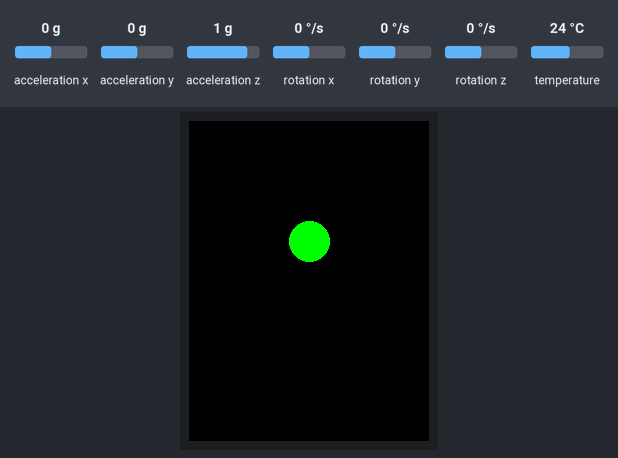
Bench run of a sketch on a simulated ESP32. Parts: 240×320 colour display. The test bench sets the inputs (shaded band); at power-on: acceleration x 0 g, acceleration y 0 g, acceleration z 1 g, rotation x 0 °/s, rotation y 0 °/s, rotation z 0 °/s, temperature 24 °C.

Above: at 2.4 s.
2.5 s: acceleration x set to -1.4 g
At 3.3 s:
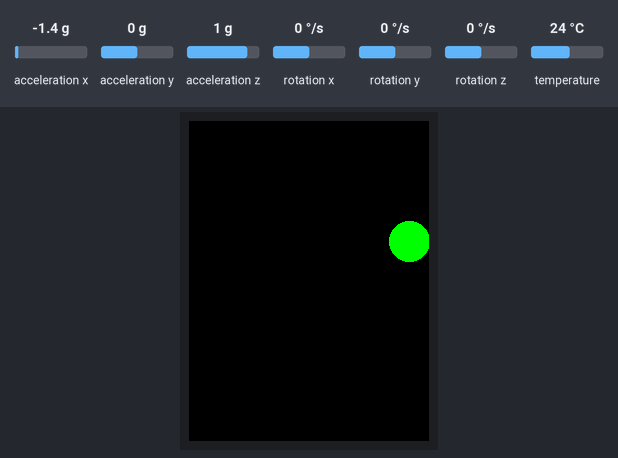
4.3 s: acceleration y set to -1.4 g
At 5.1 s:
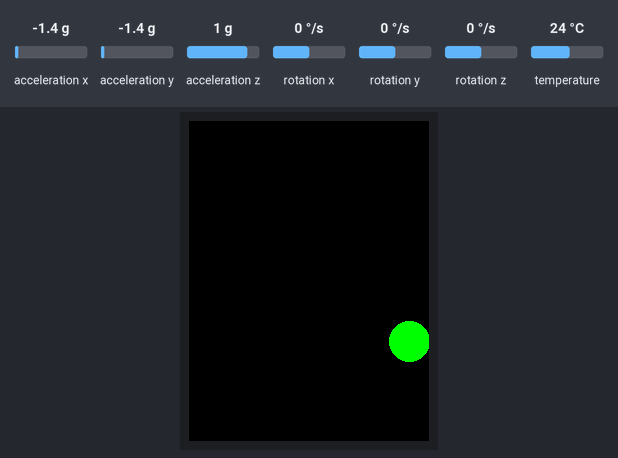
6.1 s: acceleration x set to 0.8 g
At 7.2 s:
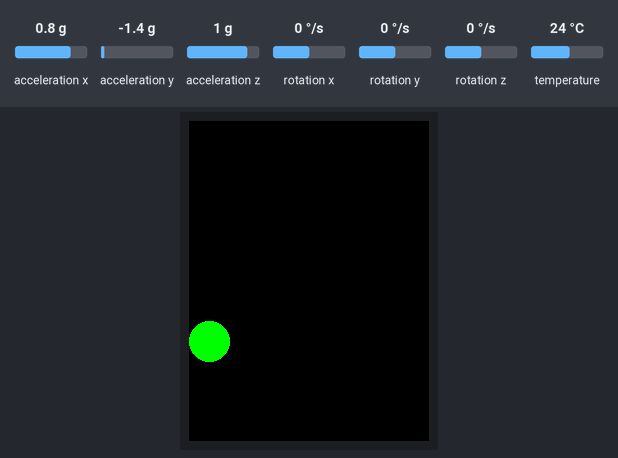
7.9 s: acceleration y set to 0.8 g
At 9.2 s:
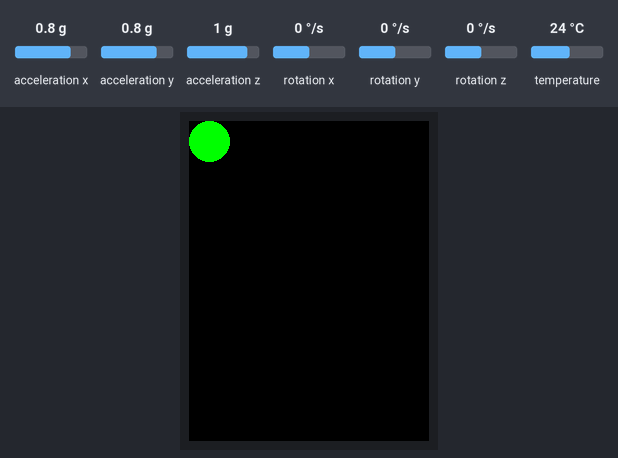
Timing chart, 0 to 10.9 s (numbered marks = the images above; inputs shaded):
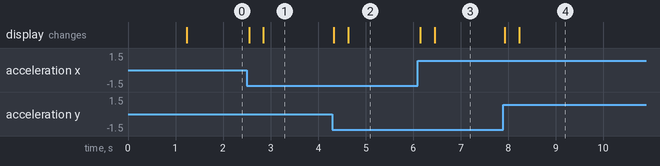

The sketch:

Code.ino
```cpp
#include <Wire.h>
#include <TFT_eSPI.h>
#include <Adafruit_MPU6050.h>
#include <Adafruit_Sensor.h>

TFT_eSPI tft = TFT_eSPI();
Adafruit_MPU6050 mpu;

// Posisi bola (pakai float biar halus)
float ballX = 120;
float ballY = 120;
int radius = 20;

// Simpan nilai offset (kalibrasi awal)
float offsetX = 0;
float offsetY = 0;

// Simpan posisi bola lama (buat hapus tanpa clear full screen)
int lastX, lastY;

void setup() {
  Serial.begin(115200);

  // Init TFT
  tft.init();
  tft.setRotation(0);
  tft.fillScreen(TFT_BLACK);

  // Init MPU6050
  if (!mpu.begin()) {
    Serial.println("MPU6050 not found!");
    while (1);
  }
  mpu.setAccelerometerRange(MPU6050_RANGE_4_G);
  mpu.setGyroRange(MPU6050_RANGE_500_DEG);
  mpu.setFilterBandwidth(MPU6050_BAND_21_HZ);

  delay(1000);

  // Kalibrasi awal → ambil nilai rata-rata saat diam
  sensors_event_t a, g, temp;
  mpu.getEvent(&a, &g, &temp);
  offsetX = a.acceleration.x;
  offsetY = a.acceleration.y;

  // Gambar bola awal
  tft.fillCircle((int)ballX, (int)ballY, radius, TFT_GREEN);
  lastX = ballX;
  lastY = ballY;
}

void loop() {
  sensors_event_t a, g, temp;
  mpu.getEvent(&a, &g, &temp);

  // Ambil nilai yang sudah dikalibrasi
  float ax = a.acceleration.x - offsetX;
  float ay = a.acceleration.y - offsetY;

  // Update posisi bola (lebih responsif → kalikan lebih besar)
  ballX += (-ax * 2.5);   // arah kiri/kanan (dibalik)
  ballY += (-ay * 2.5);   // arah atas/bawah

  // Batasi agar bola tidak keluar layar
  if (ballX < radius) ballX = radius;
  if (ballX > 240 - radius) ballX = 240 - radius;
  if (ballY < radius) ballY = radius;
  if (ballY > 240 - radius) ballY = 240 - radius;

  // Hapus bola lama (gambar lingkaran hitam di posisi lama)
  tft.fillCircle(lastX, lastY, radius, TFT_BLACK);

  // Gambar bola baru
  tft.fillCircle((int)ballX, (int)ballY, radius, TFT_GREEN);

  // Simpan posisi terakhir
  lastX = ballX;
  lastY = ballY;

  delay(15); // refresh cepat biar smooth
}
```

Measured:
- after the input at 2.5 s, the display: first changes after 0.05 s (image 1 shows a later state)
- after the input at 4.3 s, the display: first changes at once (image 2 shows a later state)
- after the input at 6.1 s, the display: first changes after 0.05 s (image 3 shows a later state)
- after the input at 7.9 s, the display: first changes at once (image 4 shows a later state)
